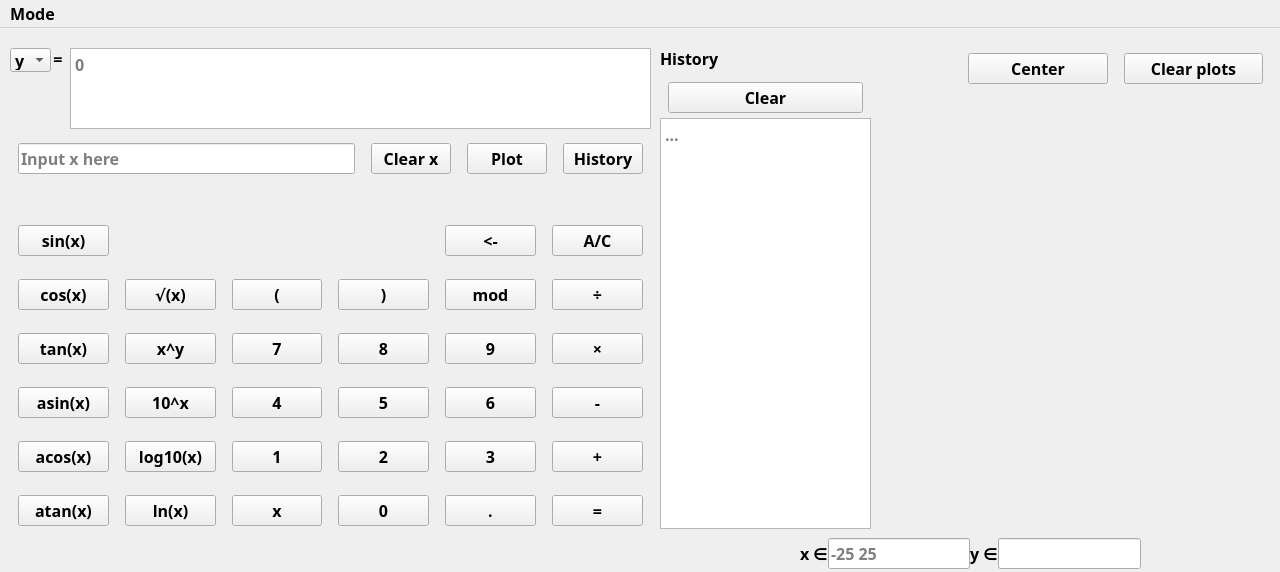
<?xml version="1.0" encoding="UTF-8"?>
<ui version="4.0">
 <class>MainWindow</class>
 <widget class="QMainWindow" name="MainWindow">
  <property name="geometry">
   <rect>
    <x>0</x>
    <y>0</y>
    <width>1280</width>
    <height>572</height>
   </rect>
  </property>
  <property name="minimumSize">
   <size>
    <width>878</width>
    <height>572</height>
   </size>
  </property>
  <property name="font">
   <font>
    <family>Fira Code</family>
    <pointsize>12</pointsize>
    <bold>true</bold>
   </font>
  </property>
  <property name="windowTitle">
   <string>SmartCalc</string>
  </property>
  <widget class="QWidget" name="centralwidget">
   <widget class="QWidget" name="gridLayoutWidget">
    <property name="geometry">
     <rect>
      <x>10</x>
      <y>180</y>
      <width>641</width>
      <height>341</height>
     </rect>
    </property>
    <layout class="QGridLayout" name="buttons">
     <property name="leftMargin">
      <number>8</number>
     </property>
     <property name="topMargin">
      <number>0</number>
     </property>
     <property name="rightMargin">
      <number>8</number>
     </property>
     <property name="horizontalSpacing">
      <number>16</number>
     </property>
     <item row="1" column="1">
      <widget class="QPushButton" name="sqrt">
       <property name="text">
        <string>√(x)</string>
       </property>
      </widget>
     </item>
     <item row="4" column="3">
      <widget class="QPushButton" name="digit_2">
       <property name="text">
        <string>2</string>
       </property>
      </widget>
     </item>
     <item row="0" column="0">
      <widget class="QPushButton" name="sin">
       <property name="text">
        <string>sin(x)</string>
       </property>
      </widget>
     </item>
     <item row="1" column="4">
      <widget class="QPushButton" name="mod">
       <property name="text">
        <string>mod</string>
       </property>
      </widget>
     </item>
     <item row="2" column="1">
      <widget class="QPushButton" name="pow">
       <property name="text">
        <string>x^y</string>
       </property>
      </widget>
     </item>
     <item row="5" column="4">
      <widget class="QPushButton" name="dot">
       <property name="text">
        <string>.</string>
       </property>
      </widget>
     </item>
     <item row="2" column="3">
      <widget class="QPushButton" name="digit_8">
       <property name="text">
        <string>8</string>
       </property>
      </widget>
     </item>
     <item row="2" column="2">
      <widget class="QPushButton" name="digit_7">
       <property name="text">
        <string>7</string>
       </property>
      </widget>
     </item>
     <item row="4" column="0">
      <widget class="QPushButton" name="acos">
       <property name="text">
        <string>acos(x)</string>
       </property>
      </widget>
     </item>
     <item row="2" column="0">
      <widget class="QPushButton" name="tan">
       <property name="text">
        <string>tan(x)</string>
       </property>
      </widget>
     </item>
     <item row="3" column="4">
      <widget class="QPushButton" name="digit_6">
       <property name="text">
        <string>6</string>
       </property>
      </widget>
     </item>
     <item row="4" column="5">
      <widget class="QPushButton" name="plus">
       <property name="text">
        <string>+</string>
       </property>
      </widget>
     </item>
     <item row="3" column="1">
      <widget class="QPushButton" name="power_of_10">
       <property name="text">
        <string>10^x</string>
       </property>
      </widget>
     </item>
     <item row="3" column="2">
      <widget class="QPushButton" name="digit_4">
       <property name="text">
        <string>4</string>
       </property>
      </widget>
     </item>
     <item row="1" column="3">
      <widget class="QPushButton" name="rigth_bracket">
       <property name="text">
        <string>)</string>
       </property>
      </widget>
     </item>
     <item row="1" column="0">
      <widget class="QPushButton" name="cos">
       <property name="text">
        <string>cos(x)</string>
       </property>
      </widget>
     </item>
     <item row="5" column="0">
      <widget class="QPushButton" name="atan">
       <property name="text">
        <string>atan(x)</string>
       </property>
      </widget>
     </item>
     <item row="2" column="5">
      <widget class="QPushButton" name="multiply">
       <property name="text">
        <string>×</string>
       </property>
      </widget>
     </item>
     <item row="5" column="5">
      <widget class="QPushButton" name="equal">
       <property name="text">
        <string>=</string>
       </property>
      </widget>
     </item>
     <item row="4" column="1">
      <widget class="QPushButton" name="log10">
       <property name="text">
        <string>log10(x)</string>
       </property>
      </widget>
     </item>
     <item row="5" column="3">
      <widget class="QPushButton" name="digit_0">
       <property name="text">
        <string>0</string>
       </property>
      </widget>
     </item>
     <item row="4" column="4">
      <widget class="QPushButton" name="digit_3">
       <property name="text">
        <string>3</string>
       </property>
      </widget>
     </item>
     <item row="3" column="5">
      <widget class="QPushButton" name="minus">
       <property name="text">
        <string>-</string>
       </property>
      </widget>
     </item>
     <item row="4" column="2">
      <widget class="QPushButton" name="digit_1">
       <property name="text">
        <string>1</string>
       </property>
      </widget>
     </item>
     <item row="1" column="2">
      <widget class="QPushButton" name="left_bracket">
       <property name="text">
        <string>(</string>
       </property>
      </widget>
     </item>
     <item row="3" column="0">
      <widget class="QPushButton" name="asin">
       <property name="text">
        <string>asin(x)</string>
       </property>
      </widget>
     </item>
     <item row="2" column="4">
      <widget class="QPushButton" name="digit_9">
       <property name="text">
        <string>9</string>
       </property>
      </widget>
     </item>
     <item row="5" column="1">
      <widget class="QPushButton" name="ln">
       <property name="text">
        <string>ln(x)</string>
       </property>
      </widget>
     </item>
     <item row="1" column="5">
      <widget class="QPushButton" name="div">
       <property name="text">
        <string>÷</string>
       </property>
      </widget>
     </item>
     <item row="3" column="3">
      <widget class="QPushButton" name="digit_5">
       <property name="text">
        <string>5</string>
       </property>
      </widget>
     </item>
     <item row="0" column="4">
      <widget class="QPushButton" name="erase">
       <property name="text">
        <string>&lt;-</string>
       </property>
      </widget>
     </item>
     <item row="0" column="5">
      <widget class="QPushButton" name="clear">
       <property name="text">
        <string>A/C</string>
       </property>
      </widget>
     </item>
     <item row="5" column="2">
      <widget class="QPushButton" name="x_button">
       <property name="text">
        <string>x</string>
       </property>
      </widget>
     </item>
    </layout>
   </widget>
   <widget class="QTextEdit" name="input_output">
    <property name="enabled">
     <bool>true</bool>
    </property>
    <property name="geometry">
     <rect>
      <x>70</x>
      <y>20</y>
      <width>581</width>
      <height>81</height>
     </rect>
    </property>
    <property name="cursor" stdset="0">
     <cursorShape>IBeamCursor</cursorShape>
    </property>
    <property name="tabChangesFocus">
     <bool>true</bool>
    </property>
    <property name="readOnly">
     <bool>true</bool>
    </property>
    <property name="placeholderText">
     <string>0</string>
    </property>
   </widget>
   <widget class="QWidget" name="horizontalLayoutWidget">
    <property name="geometry">
     <rect>
      <x>10</x>
      <y>110</y>
      <width>641</width>
      <height>41</height>
     </rect>
    </property>
    <layout class="QHBoxLayout" name="x_buttons">
     <property name="spacing">
      <number>16</number>
     </property>
     <property name="leftMargin">
      <number>8</number>
     </property>
     <property name="rightMargin">
      <number>8</number>
     </property>
     <item>
      <widget class="QLineEdit" name="x_value">
       <property name="placeholderText">
        <string>Input x here</string>
       </property>
      </widget>
     </item>
     <item>
      <widget class="QPushButton" name="x_clear">
       <property name="text">
        <string>Clear x</string>
       </property>
      </widget>
     </item>
     <item>
      <widget class="QPushButton" name="plot">
       <property name="maximumSize">
        <size>
         <width>16777215</width>
         <height>16777215</height>
        </size>
       </property>
       <property name="text">
        <string>Plot</string>
       </property>
      </widget>
     </item>
     <item>
      <widget class="QPushButton" name="toggle_history">
       <property name="text">
        <string>History</string>
       </property>
      </widget>
     </item>
    </layout>
   </widget>
   <widget class="QTextEdit" name="history">
    <property name="enabled">
     <bool>true</bool>
    </property>
    <property name="geometry">
     <rect>
      <x>660</x>
      <y>90</y>
      <width>211</width>
      <height>411</height>
     </rect>
    </property>
    <property name="cursor" stdset="0">
     <cursorShape>IBeamCursor</cursorShape>
    </property>
    <property name="acceptDrops">
     <bool>false</bool>
    </property>
    <property name="layoutDirection">
     <enum>Qt::LeftToRight</enum>
    </property>
    <property name="readOnly">
     <bool>true</bool>
    </property>
    <property name="placeholderText">
     <string>...</string>
    </property>
   </widget>
   <widget class="QLabel" name="history_label">
    <property name="enabled">
     <bool>true</bool>
    </property>
    <property name="geometry">
     <rect>
      <x>660</x>
      <y>20</y>
      <width>211</width>
      <height>21</height>
     </rect>
    </property>
    <property name="text">
     <string>History</string>
    </property>
   </widget>
   <widget class="QWidget" name="horizontalLayoutWidget_2">
    <property name="geometry">
     <rect>
      <x>660</x>
      <y>50</y>
      <width>211</width>
      <height>39</height>
     </rect>
    </property>
    <layout class="QHBoxLayout" name="horizontalLayout">
     <property name="spacing">
      <number>16</number>
     </property>
     <property name="leftMargin">
      <number>8</number>
     </property>
     <property name="rightMargin">
      <number>8</number>
     </property>
     <item>
      <widget class="QPushButton" name="clear_history">
       <property name="enabled">
        <bool>true</bool>
       </property>
       <property name="text">
        <string>Clear</string>
       </property>
      </widget>
     </item>
    </layout>
   </widget>
   <widget class="QWidget" name="gridLayoutWidget_2">
    <property name="geometry">
     <rect>
      <x>10</x>
      <y>150</y>
      <width>641</width>
      <height>31</height>
     </rect>
    </property>
    <layout class="QGridLayout" name="error_messages">
     <property name="horizontalSpacing">
      <number>40</number>
     </property>
     <item row="0" column="0">
      <widget class="QLabel" name="x_error_msg">
       <property name="styleSheet">
        <string notr="true">color: red</string>
       </property>
       <property name="text">
        <string/>
       </property>
      </widget>
     </item>
     <item row="0" column="1">
      <widget class="QLabel" name="calc_error_msg">
       <property name="styleSheet">
        <string notr="true">color: red</string>
       </property>
       <property name="text">
        <string/>
       </property>
      </widget>
     </item>
    </layout>
   </widget>
   <widget class="QCustomPlot" name="plot_graph" native="true">
    <property name="enabled">
     <bool>true</bool>
    </property>
    <property name="geometry">
     <rect>
      <x>660</x>
      <y>60</y>
      <width>611</width>
      <height>441</height>
     </rect>
    </property>
   </widget>
   <widget class="QWidget" name="horizontalLayoutWidget_3">
    <property name="geometry">
     <rect>
      <x>960</x>
      <y>21</y>
      <width>311</width>
      <height>39</height>
     </rect>
    </property>
    <layout class="QHBoxLayout" name="plot_buttons">
     <property name="spacing">
      <number>16</number>
     </property>
     <property name="leftMargin">
      <number>8</number>
     </property>
     <property name="rightMargin">
      <number>8</number>
     </property>
     <item>
      <widget class="QPushButton" name="center">
       <property name="text">
        <string>Center</string>
       </property>
      </widget>
     </item>
     <item>
      <widget class="QPushButton" name="clear_plots">
       <property name="text">
        <string>Clear plots</string>
       </property>
      </widget>
     </item>
    </layout>
   </widget>
   <widget class="QLabel" name="current_plot">
    <property name="geometry">
     <rect>
      <x>660</x>
      <y>25</y>
      <width>291</width>
      <height>20</height>
     </rect>
    </property>
    <property name="text">
     <string/>
    </property>
   </widget>
   <widget class="QWidget" name="verticalLayoutWidget">
    <property name="geometry">
     <rect>
      <x>800</x>
      <y>500</y>
      <width>341</width>
      <height>75</height>
     </rect>
    </property>
    <layout class="QVBoxLayout" name="ranges">
     <property name="spacing">
      <number>0</number>
     </property>
     <property name="topMargin">
      <number>0</number>
     </property>
     <item>
      <layout class="QHBoxLayout" name="ranges_with_labels">
       <property name="topMargin">
        <number>10</number>
       </property>
       <item>
        <widget class="QLabel" name="x_range_label">
         <property name="text">
          <string>x ∈</string>
         </property>
        </widget>
       </item>
       <item>
        <widget class="QLineEdit" name="x_range">
         <property name="minimumSize">
          <size>
           <width>0</width>
           <height>25</height>
          </size>
         </property>
         <property name="focusPolicy">
          <enum>Qt::ClickFocus</enum>
         </property>
         <property name="placeholderText">
          <string>-25 25</string>
         </property>
         <property name="clearButtonEnabled">
          <bool>false</bool>
         </property>
        </widget>
       </item>
       <item>
        <widget class="QLabel" name="y_range_label">
         <property name="text">
          <string>y ∈</string>
         </property>
        </widget>
       </item>
       <item>
        <widget class="QLineEdit" name="y_range">
         <property name="minimumSize">
          <size>
           <width>0</width>
           <height>25</height>
          </size>
         </property>
         <property name="placeholderText">
          <string/>
         </property>
        </widget>
       </item>
      </layout>
     </item>
     <item>
      <layout class="QHBoxLayout" name="is_ranges_valid">
       <item>
        <widget class="QLabel" name="is_x_range_valid">
         <property name="styleSheet">
          <string notr="true">color: red</string>
         </property>
         <property name="text">
          <string/>
         </property>
        </widget>
       </item>
       <item>
        <widget class="QLabel" name="is_y_range_valid">
         <property name="styleSheet">
          <string notr="true">color: red</string>
         </property>
         <property name="text">
          <string/>
         </property>
        </widget>
       </item>
      </layout>
     </item>
    </layout>
   </widget>
   <widget class="QComboBox" name="x_or_y_on_the_left">
    <property name="geometry">
     <rect>
      <x>10</x>
      <y>20</y>
      <width>41</width>
      <height>24</height>
     </rect>
    </property>
    <item>
     <property name="text">
      <string>y</string>
     </property>
    </item>
    <item>
     <property name="text">
      <string>x</string>
     </property>
    </item>
   </widget>
   <widget class="QLabel" name="label">
    <property name="geometry">
     <rect>
      <x>50</x>
      <y>20</y>
      <width>16</width>
      <height>21</height>
     </rect>
    </property>
    <property name="text">
     <string>=</string>
    </property>
    <property name="alignment">
     <set>Qt::AlignCenter</set>
    </property>
   </widget>
  </widget>
  <widget class="QMenuBar" name="menuBar">
   <property name="geometry">
    <rect>
     <x>0</x>
     <y>0</y>
     <width>1280</width>
     <height>25</height>
    </rect>
   </property>
   <widget class="QMenu" name="menuMode">
    <property name="title">
     <string>Mode</string>
    </property>
    <addaction name="actionCredit"/>
    <addaction name="actionDeposit"/>
   </widget>
   <addaction name="menuMode"/>
  </widget>
  <action name="actionCredit">
   <property name="checkable">
    <bool>false</bool>
   </property>
   <property name="text">
    <string>Credit</string>
   </property>
  </action>
  <action name="actionDeposit">
   <property name="checkable">
    <bool>false</bool>
   </property>
   <property name="text">
    <string>Deposit</string>
   </property>
  </action>
 </widget>
 <customwidgets>
  <customwidget>
   <class>QCustomPlot</class>
   <extends>QWidget</extends>
   <header>qcustomplot.h</header>
   <container>1</container>
  </customwidget>
 </customwidgets>
 <resources/>
 <connections/>
</ui>
